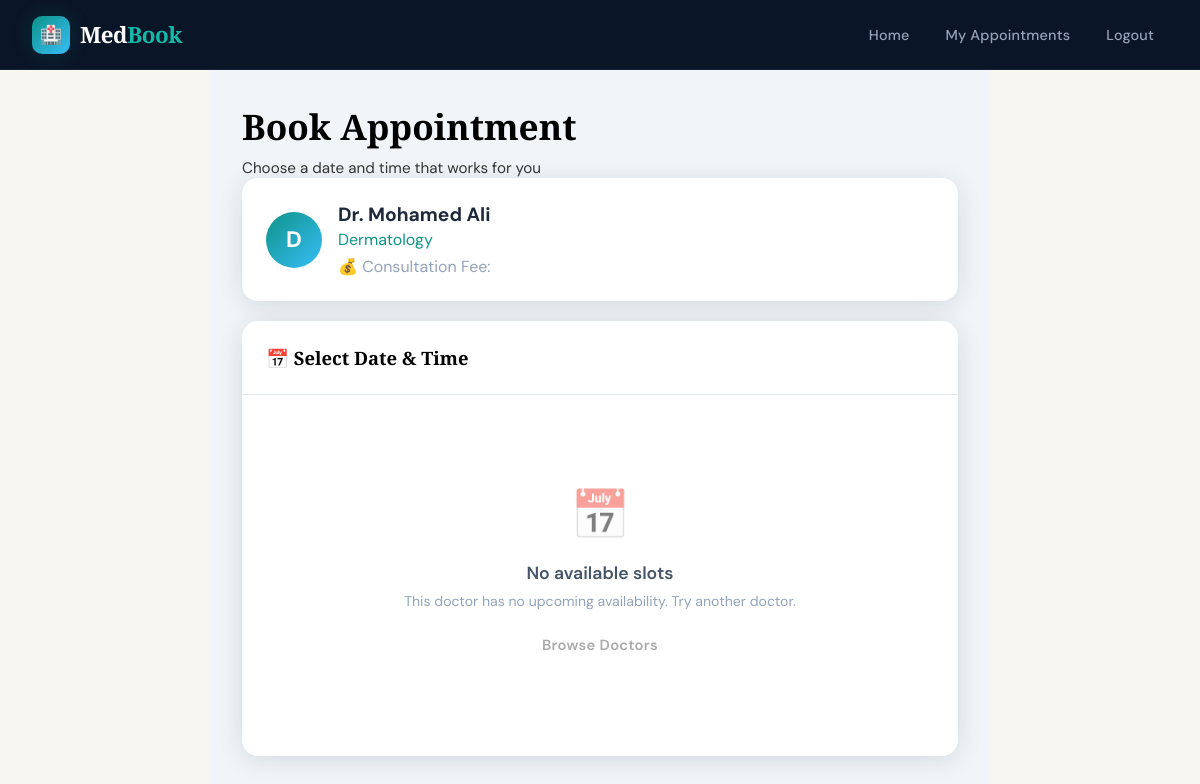
Screenshot of /patient/book/2 (signed in) with the database file from the repository.
### models.py (models this page shows, shortened)
class User(db.Model, UserMixin):
    __tablename__ = "users"
    id = db.Column(db.Integer, primary_key=True)
    name = db.Column(db.String(100), nullable=False)
    email = db.Column(db.String(150), unique=True, nullable=False)
    password_hash = db.Column(db.String(200), nullable=False)
    role = db.Column(db.String(20), nullable=False, default="patient")
    phone = db.Column(db.String(20), nullable=True)
    created_at = db.Column(db.DateTime, default=datetime.utcnow)
    is_active = db.Column(db.Boolean, default=True)
    appointments = db.relationship("Appointment", foreign_keys="Appointment.patient_id", backref="patient", lazy=True)
    payments = db.relationship("Payment", backref="user", lazy=True)
    doctor_profile = db.relationship("Doctor", backref="user", uselist=False, lazy=True, cascade="all, delete-orphan")

class Doctor(db.Model):
    __tablename__ = "doctors"
    id = db.Column(db.Integer, primary_key=True)
    user_id = db.Column(db.Integer, db.ForeignKey("users.id", ondelete="CASCADE"), nullable=False)
    specialization = db.Column(db.String(100), nullable=False)
    bio = db.Column(db.Text, nullable=True)
    fee = db.Column(db.Float, default=50.00)
    rating = db.Column(db.Float, default=0.0)
    total_reviews = db.Column(db.Integer, default=0)
    profile_image = db.Column(db.String(200), nullable=True)
    years_experience = db.Column(db.Integer, default=0)
    is_available = db.Column(db.Boolean, default=True)
    time_slots = db.relationship("TimeSlot", backref="doctor", lazy=True, cascade="all, delete-orphan")
    appointments = db.relationship("Appointment", backref="doctor", lazy=True)

### routes/patient.py (the view, shortened to what this page needs)
@patient_bp.route("/book/<int:doctor_id>", methods=["GET", "POST"])
@patient_required
def book_appointment(doctor_id):
    from datetime import date as date_cls
    doctor = Doctor.query.get_or_404(doctor_id)
    today = date_cls.today()
    slots = (
        TimeSlot.query
        .filter_by(doctor_id=doctor_id, is_available=True)
        .filter(TimeSlot.date >= today)
        .order_by(TimeSlot.date, TimeSlot.start_time)
        .all()
    )
    return render_template("patient/book.html", doctor=doctor, slots=slots)

### models.py (called while the page is built)
@login_manager.user_loader
def load_user(user_id):
    return User.query.get(int(user_id))

### routes/patient.py (called while the page is built)
def patient_required(f):
    @wraps(f)
    def decorated(*args, **kwargs):
        if not current_user.is_authenticated:
            return redirect(url_for("auth.login"))
        if current_user.role not in ("patient", "admin"):
            flash("Access denied. Patients only.", "danger")
            return redirect(url_for("main.index"))
        return f(*args, **kwargs)
    return decorated

### templates/patient/book.html (shortened to what this page needs)
<!DOCTYPE html>
<html lang="en">
<head>
  <link rel="stylesheet" href="{{ url_for('static', filename='css/style.css') }}">
</head>
<body>
<div class="navbar">
  <a href="/" class="navbar-brand"><div class="brand-icon">🏥</div><div class="brand-text">Med<span>Book</span></div></a>
  <ul class="nav-links">
    <li><a href="/">Home</a></li>
    <li><a href="{{ url_for('patient.dashboard') }}">My Appointments</a></li>
    <li><a href="{{ url_for('auth.logout') }}">Logout</a></li>
  </ul>
</div>
<div class="main-content" style="max-width:780px;margin:0 auto;">
  <h2 class="page-title">Book Appointment</h2>
  <p class="page-subtitle">Choose a date and time that works for you</p>
  <div class="card" style="margin-bottom:20px;">
    <div class="card-body" style="display:flex;gap:16px;align-items:center;">
      <div style="width:56px;height:56px;border-radius:50%;background:linear-gradient(135deg,var(--teal),var(--sky));display:flex;align-items:center;justify-content:center;color:#fff;font-size:1.4rem;font-weight:700;flex-shrink:0;">
        {{ doctor.user.name[0] }}
      </div>
      <div>
        <div style="font-size:1.2rem;font-weight:700;">{{ doctor.user.name }}</div>
        <div style="color:var(--teal);margin-top:2px;">{{ doctor.specialization }}</div>
        <div style="margin-top:6px;color:var(--gray-400);">💰 Consultation Fee: <strong style="color:var(--white);">${{ doctor.fee }}</strong></div>
      </div>
    </div>
  </div>
  <form method="POST" id="bookForm">
    <div class="card" style="margin-bottom:20px;">
      <div class="card-header"><div class="card-title">📅 Select Date &amp; Time</div></div>
      <div class="card-body">
        {% if slots %}
          <p style="color:var(--gray-400);font-size:0.88rem;margin-bottom:16px;">
            Click a card to select your preferred appointment slot.
          </p>
          <div class="slots-wrapper">
            {% for slot in slots %}
            <div class="slot-option"
                 data-slot-id="{{ slot.id }}"
                 onclick="selectSlot(this,
                   '{{ slot.id }}',
                   '{{ slot.date.strftime('%A, %B %d, %Y') }}',
                   '{{ slot.start_time.strftime('%I:%M %p') }}',
                   '{{ slot.end_time.strftime('%I:%M %p') }}')">
              <div class="slot-day">{{ slot.date.strftime("%A") }}</div>
              <div class="slot-date-num">{{ slot.date.strftime("%b %d, %Y") }}</div>
              <div class="slot-divider"></div>
              <div class="slot-time-main">{{ slot.start_time.strftime("%I:%M %p") }}</div>
              <div class="slot-time-end">until {{ slot.end_time.strftime("%I:%M %p") }}</div>
            </div>
            {% endfor %}
          </div>
        {% else %}
          <div class="empty-state">
            <div class="empty-icon">📅</div>
            <div class="empty-title">No available slots</div>
            <div class="empty-desc">This doctor has no upcoming availability. Try another doctor.</div>
            <a href="/" class="btn btn-outline" style="margin-top:12px;">Browse Doctors</a>
          </div>
        {% endif %}
      </div>
    </div>
  </form>
</div>
</body>
</html>

### static/css/style.css (style rules this page uses)
:root { --navy: #0a1628; --navy-mid: #0f2040; --teal: #0d9488; --teal-light: #14b8a6; --teal-glow: rgba(13,148,136,0.18); --sky: #38bdf8; --cream: #f8f6f1; --white: #ffffff; --gray-100: #f1f5f9; --gray-200: #e2e8f0; --gray-400: #94a3b8; --gray-600: #475569; --gray-800: #1e293b; --red: #ef4444; --amber: #f59e0b; --green: #22c55e; --radius: 16px; --radius-sm: 8px; --shadow: 0 4px 24px rgba(10,22,40,0.12); --shadow-lg: 0 12px 48px rgba(10,22,40,0.22); --transition: all 0.3s cubic-bezier(0.4,0,0.2,1); }
*, *::before, *::after { box-sizing: border-box; margin: 0; padding: 0; }
html { scroll-behavior: smooth; }
body { font-family: 'DM Sans', sans-serif; background: var(--cream); color: var(--gray-800); min-height: 100vh; overflow-x: hidden; }
.navbar { background: var(--navy); padding: 0 2rem; height: 70px; display: flex; align-items: center; justify-content: space-between; position: sticky; top: 0; z-index: 1000; border-bottom: 1px solid rgba(255,255,255,0.06); backdrop-filter: blur(12px); }
.navbar-brand { display: flex; align-items: center; gap: 10px; text-decoration: none; }
.brand-icon { width: 38px; height: 38px; background: linear-gradient(135deg, var(--teal), var(--sky)); border-radius: 10px; display: flex; align-items: center; justify-content: center; font-size: 18px; box-shadow: 0 0 20px var(--teal-glow); }
.brand-text { font-family: 'Playfair Display', serif; font-size: 1.4rem; font-weight: 700; color: var(--white); letter-spacing: -0.5px; }
.brand-text span { color: var(--teal-light); }
.nav-links { display: flex; align-items: center; gap: 8px; list-style: none; }
.nav-links a { color: var(--gray-400); text-decoration: none; font-size: 0.9rem; font-weight: 500; padding: 8px 14px; border-radius: var(--radius-sm); transition: var(--transition); letter-spacing: 0.2px; }
.btn { display: inline-flex; align-items: center; gap: 8px; padding: 12px 24px; border-radius: var(--radius-sm); font-family: 'DM Sans', sans-serif; font-size: 0.92rem; font-weight: 600; text-decoration: none; border: none; cursor: pointer; transition: var(--transition); letter-spacing: 0.3px; }
.btn-outline { background: transparent; color: var(--white); border: 1.5px solid rgba(255,255,255,0.25); }
.card { background: var(--white); border-radius: var(--radius); box-shadow: var(--shadow); overflow: hidden; transition: var(--transition); }
.card-header { padding: 1.5rem; border-bottom: 1px solid var(--gray-200); display: flex; align-items: center; justify-content: space-between; }
.card-title { font-family: 'Playfair Display', serif; font-size: 1.15rem; font-weight: 700; color: var(--navy); }
.card-body { padding: 1.5rem; }
.page-title { font-family: 'Playfair Display', serif; font-size: 2.2rem; font-weight: 700; color: var(--white); margin-bottom: 0.5rem; }
.page-subtitle { color: var(--gray-400); font-size: 0.95rem; }
.main-content { padding: 2rem; background: var(--gray-100); }
.empty-state { text-align: center; padding: 4rem 2rem; color: var(--gray-400); }
.empty-icon { font-size: 3rem; margin-bottom: 1rem; opacity: 0.5; }
.empty-title { font-size: 1.1rem; font-weight: 600; color: var(--gray-600); margin-bottom: 0.5rem; }
.empty-desc { font-size: 0.88rem; }
.btn, button, input[type="submit"] { color: #aaa !important; }
h2, h3, h4, h5 { color: #000 !important; }
.page-title { color: #000 !important; font-weight: 700; }
.page-subtitle { color: #333 !important; }
.card-title { color: #000 !important; }

### rows the page displays
User: user "D", user.name "Dr. Mohamed Ali"
Doctor: specialization "Dermatology"
